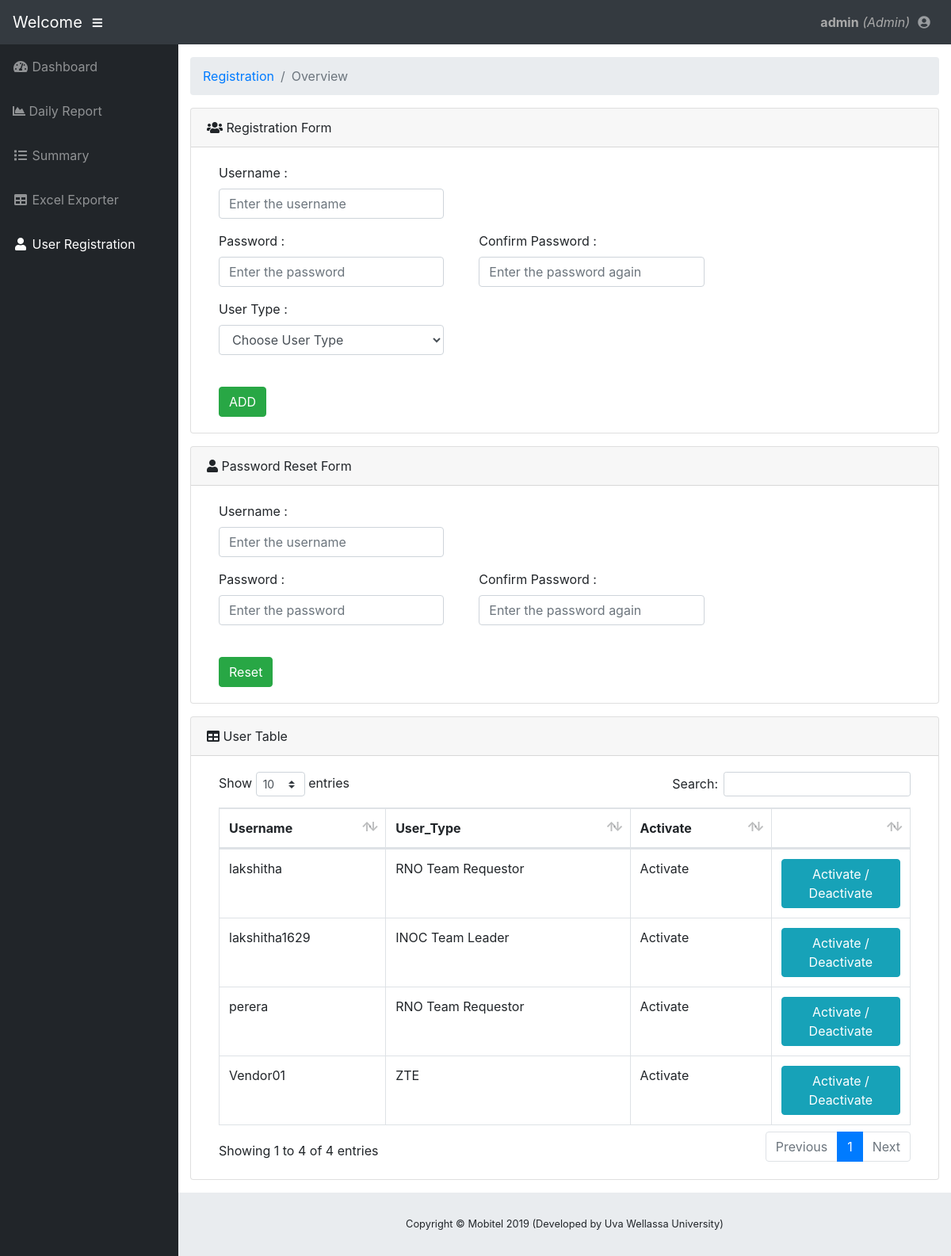
The page /Registration.php (signed in) on the database as committed earlier.
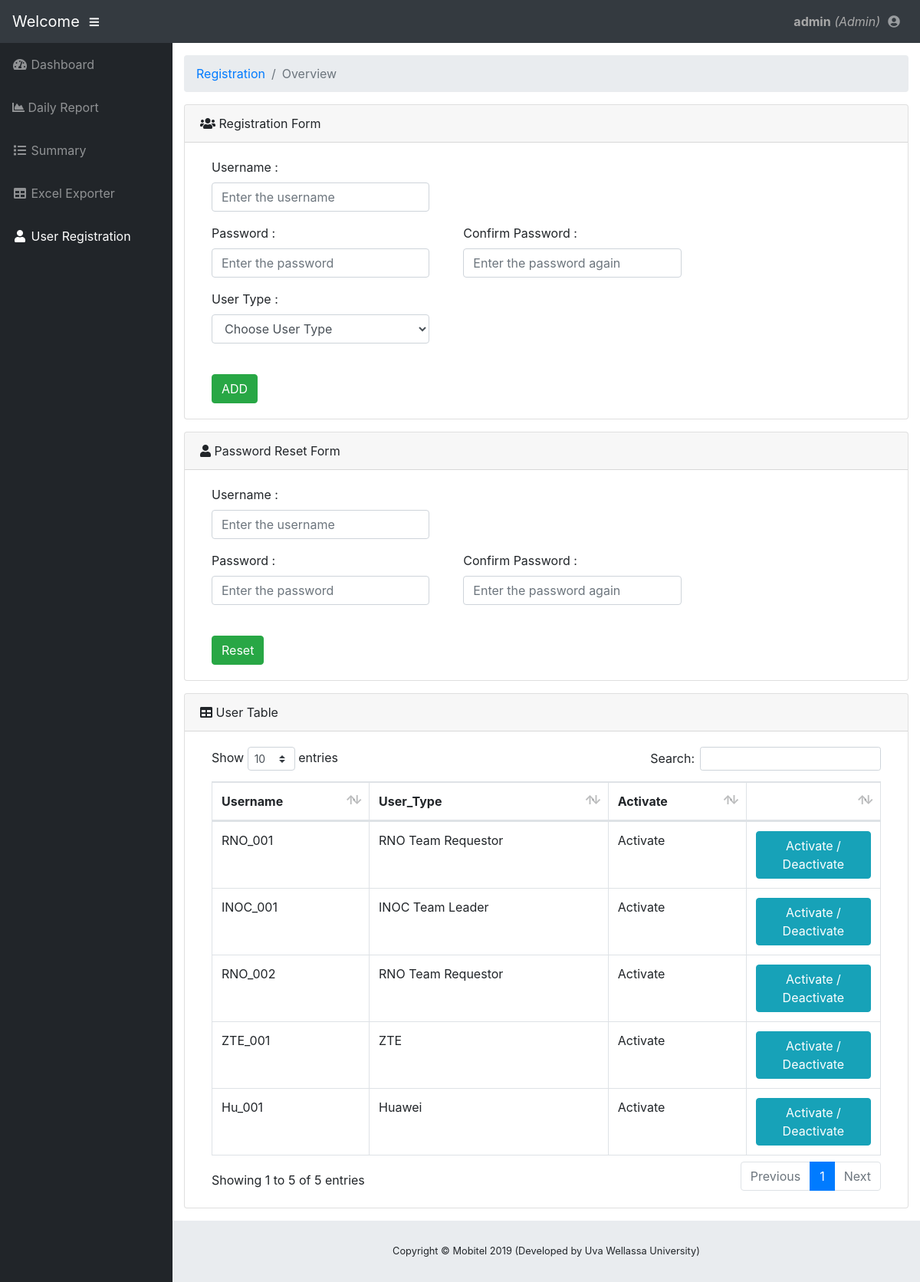
The same page on the database as committed later.
### tables this page shows
CREATE TABLE IF NOT EXISTS `cbm_user_account` (
  `user_id` int(11) NOT NULL AUTO_INCREMENT,
  `user_name` varchar(255) NOT NULL,
  `user_type` int(1) NOT NULL,
  `password` varchar(255) NOT NULL,
  `activated` int(1) NOT NULL,
  PRIMARY KEY (`user_id`),
  UNIQUE KEY `user_name` (`user_name`)
);

### Registration.php (the view, shortened to what this page needs)
<!DOCTYPE html>
<html lang="en">
<head>
  <link href="vendor/fontawesome-free/css/all.min.css" rel="stylesheet" type="text/css">
  <link href="vendor/datatables/dataTables.bootstrap4.css" rel="stylesheet">
  <link href="css/sb-admin.css" rel="stylesheet">
</head>
<body id="page-top">
  <nav class="navbar navbar-expand navbar-dark bg-dark static-top">
    <a class="navbar-brand mr-1" href="">Welcome</a>
    <button class="btn btn-link btn-sm text-white order-1 order-sm-0" id="sidebarToggle" href="#">
      <i class="fas fa-bars"></i>
    </button>
    <?php include 'common/nav.php'; ?>
  <div id="wrapper">
    <ul class="sidebar navbar-nav">
      <li class="nav-item">
        <a class="nav-link" href="Admin_dashboard.php">
          <i class="fas fa-fw fa-tachometer-alt"></i>
          <span>Dashboard</span>
        </a>
      </li>
      <li class="nav-item">
        <a class="nav-link" href="Admin_Summary.php">
          <i class="fas fa-chart-area"></i>
          <span>Daily Report</span></a>
      </li>
      <li class="nav-item">
        <a class="nav-link" href="new_summary.php">
          <i class="fas fa-fw fa-list"></i>
          <span>Summary</span>
        </a>
      </li>
      <li class="nav-item">
        <a class="nav-link" href="Report.php">
          <i class="fas fa-fw fa-table"></i>
          <span>Excel Exporter</span></a>
      </li>
      <li class="nav-item active">
        <a class="nav-link" href="Registration.php">
          <i class="fas fa-fw fa-user"></i>
          <span>User Registration</span>
        </a>
      </li>
    </ul>
    <div id="content-wrapper">
      <div class="container-fluid">
        <ol class="breadcrumb">
          <li class="breadcrumb-item">
            <a href="">Registration</a>
          </li>
          <li class="breadcrumb-item active">Overview</li>
        </ol>
        <div class="card col-xl-12 col-sm-12 mb-3">
          <div class="card-header">
            <i class="fas fa-users"></i>
            Registration Form</div>
          <div class="card-body">
            <form method="post" action="">
              <div class="form-row">
                <div class="col-md-4 mb-3">
                  <label>Username :</label>
                  <input type="text" name="name" class="form-control" placeholder="Enter the username" maxlength="10" required>
                </div>
              </div>
              <div class="form-row">
                <div class="col-md-4 mb-3">
                  <label>Password :</label>
                  <input type="password" name="password1" class="form-control" placeholder="Enter the password" maxlength="30" required>
                </div>
                <div style="padding-right: 34px;">
                </div>
                <div class="col-md-4 mb-3">
                  <label>Confirm Password :</label>
                  <input type="password" name="password2" class="form-control" placeholder="Enter the password again" maxlength="30" required>
                </div>
              </div>
              <div class="form-row">
                <div class="col-md-4 mb-3">
                  <label>User Type :</label>
                  <select class="form-control" name="type" required>
                    <option value="" disabled selected>Choose User Type</option>
                  </select>
                </div>
              </div>
              <br>
              <input class="btn btn-success" type=submit value="ADD" name="submit1">
            </form>
          </div>
        </div>
        <div class="card col-xl-12 col-sm-12 mb-3">
          <div class="card-header">
            <i class="fas fa-user"></i>
            Password Reset Form</div>
          <div class="card-body">
            <form method="post" action="">
              <div class="form-row">
                <div class="col-md-4 mb-3">
                  <label>Username :</label>
                  <input type="text" name="username" id="username" class="form-control" placeholder="Enter the username" maxlength="10" required>
                </div>
              </div>
              <div class="form-row">
                <div class="col-md-4 mb-3">
                  <label>Password :</label>
                  <input type="password" name="pwd1" id="pwd1" class="form-control" placeholder="Enter the password" maxlength="30" required>
                </div>
                <div style="padding-right: 34px;">
                </div>
                <div class="col-md-4 mb-3">
                  <label>Confirm Password :</label>
                  <input type="password" name="pwd2" id="pwd2" class="form-control" placeholder="Enter the password again" maxlength="30" required>
                </div>
              </div>
              <br>
              <input class="btn btn-success" type=submit value="Reset" name="Reset">
            </form>
          </div>
        </div>
        <div class="card col-xl-12 col-sm-12 mb-3">
          <div class="card-header">
            <i class="fas fa-table"></i>
            User Table</div>
          <div class="card-body">
            <div class="table-responsive">
              <?php
              require_once('connect.php');
              $qry = "SELECT * FROM cbm_user_account WHERE `user_type`='2' OR `user_type`='3' OR `user_type`='4' OR `user_type`='5'";
              echo '<table class="table table-bordered" id="dataTable" width="100%" cellspacing="0">
              <thead>
                  <tr>
                  <th>Username</th>
                  <th>User_Type</th>
                  <th>Activate</th>
                  <th width="20%"></th>
                  </tr>
             </thead>';
              if ($res = $con->query($qry)) {
                while ($row = $res->fetch_assoc()) {
                  $field1name = $row["user_name"];
                  $field2name = $row["user_type"];
                  $field3name = $row["activated"];
                  if ($field2name == '2') {
                    echo "<tr>
                                <td>" . $field1name . "</td>
                                <td>RNO Team Requestor</td>";
                    if ($field3name == '1') {
                      echo "<td>Activate</td><td><a href=\"activate.php?id=" . $row['user_id'] . "&active=" . $row['activated'] . "\" type='button' class='btn btn-info'>Activate / Deactivate</a>
                                  </td>
                                  </tr>";
                    } else {
                      echo "<td>Deactivate</td><td><a href=\"activate.php?id=" . $row['user_id'] . "&active=" . $row['activated'] . "\" type='button' class='btn btn-info'>Activate / Deactivate</a>
                                  </td>
                                  </tr>";
                    }
                  } else if ($field2name == '3') {
                    echo "<tr>
                                <td>" . $field1name . "</td>
                                <td>INOC Team Leader</td>";
                    if ($field3name == '1') {
                      echo "<td>Activate</td><td><a href=\"activate.php?id=" . $row['user_id'] . "&active=" . $row['activated'] . "\" type='button' class='btn btn-info'>Activate / Deactivate</a>
                                  </td>
                                  </tr>";
                    } else {
                      echo "<td>Deactivate</td><td><a href=\"activate.php?id=" . $row['user_id'] . "&active=" . $row['activated'] . "\" type='button' class='btn btn-info'>Activate / Deactivate</a>
                                  </td>
                                  </tr>";
                    }
                  } else if ($field2name == '4') {
                    echo "<tr>
                            <td>" . $field1name . "</td>
                            <td>ZTE</td>";
                    if ($field3name == '1') {
                      echo "<td>Activate</td><td><a href=\"activate.php?id=" . $row['user_id'] . "&active=" . $row['activated'] . "\" type='button' class='btn btn-info'>Activate / Deactivate</a>
                              </td>
                              </tr>";
                    } else {
                      echo "<td>Deactivate</td><td><a href=\"activate.php?id=" . $row['user_id'] . "&active=" . $row['activated'] . "\" type='button' class='btn btn-info'>Activate / Deactivate</a>
                              </td>
                              </tr>";
                    }
                  } else if ($field2name == '5') {
                    echo "<tr>
                            <td>" . $field1name . "</td>
                            <td>Huawei</td>";
                    if ($field3name == '1') {
                      echo "<td>Activate</td><td><a href=\"activate.php?id=" . $row['user_id'] . "&active=" . $row['activated'] . "\" type='button' class='btn btn-info'>Activate / Deactivate</a>
                              </td>
                              </tr>";
                    } else {
                      echo "<td>Deactivate</td><td><a href=\"activate.php?id=" . $row['user_id'] . "&active=" . $row['activated'] . "\" type='button' class='btn btn-info'>Activate / Deactivate</a>
                              </td>
                              </tr>";
                    }
                  } else {
                    echo "<tr><td>Undefined User</td></tr>";
                  }
                }
              }
              ?></table>
            </div>
          </div>
        </div>
      </div>
      <footer class="sticky-footer">
        <div class="container my-auto">
          <div class="copyright text-center my-auto">
            <span>Copyright © Mobitel 2019 (Developed by Uva Wellassa University)</span>
          </div>
        </div>
      </footer>
    </div>
  </div>
</body>
</html>

### common/nav.php (shortened to what this page needs)
<form class="d-none d-md-inline-block form-inline ml-auto mr-0 mr-md-0 my-2 my-md-0">
<?php if (isset($_SESSION['success'])) : ?>
  <div style="color: darkgray;"><b><?php echo $_SESSION['user_name']; ?></b>
    <i> (<?php echo $_SESSION['user_type']; ?>)</i>
  </div>
<?php endif ?>
</form>
<ul class="navbar-nav ml-auto ml-md-0">
  <li class="nav-item dropdown no-arrow">
    <a class="nav-link dropdown-toggle" href="#" id="userDropdown" role="button" data-toggle="dropdown" aria-haspopup="true" aria-expanded="false">
      <i class="fas fa-user-circle fa-fw"></i>
    </a>
  </li>
</ul>
</nav>

### Registration.php (style rules this page uses)
table tr:not(:first-child) { cursor: pointer; transition: all .25s ease-in-out; }

Rows that differ between the two databases and show on the page:
removed cbm_user_account: user_name "lakshitha"
added cbm_user_account: user_name "RNO_001"
changed cbm_user_account: user_name "lakshitha1629" → "INOC_001"
changed cbm_user_account: user_name "perera" → "RNO_002"
changed cbm_user_account: user_name "Vendor01" → "ZTE_001"
added cbm_user_account: user_name "Hu_001"
Other text that changed with them:
text written by a page script: "Show entries Search: Showing 1 to 4 of 4 entries Previous 1 Next" → "Show entries Search: Showing 1 to 5 of 5 entries Previous 1 Next"
